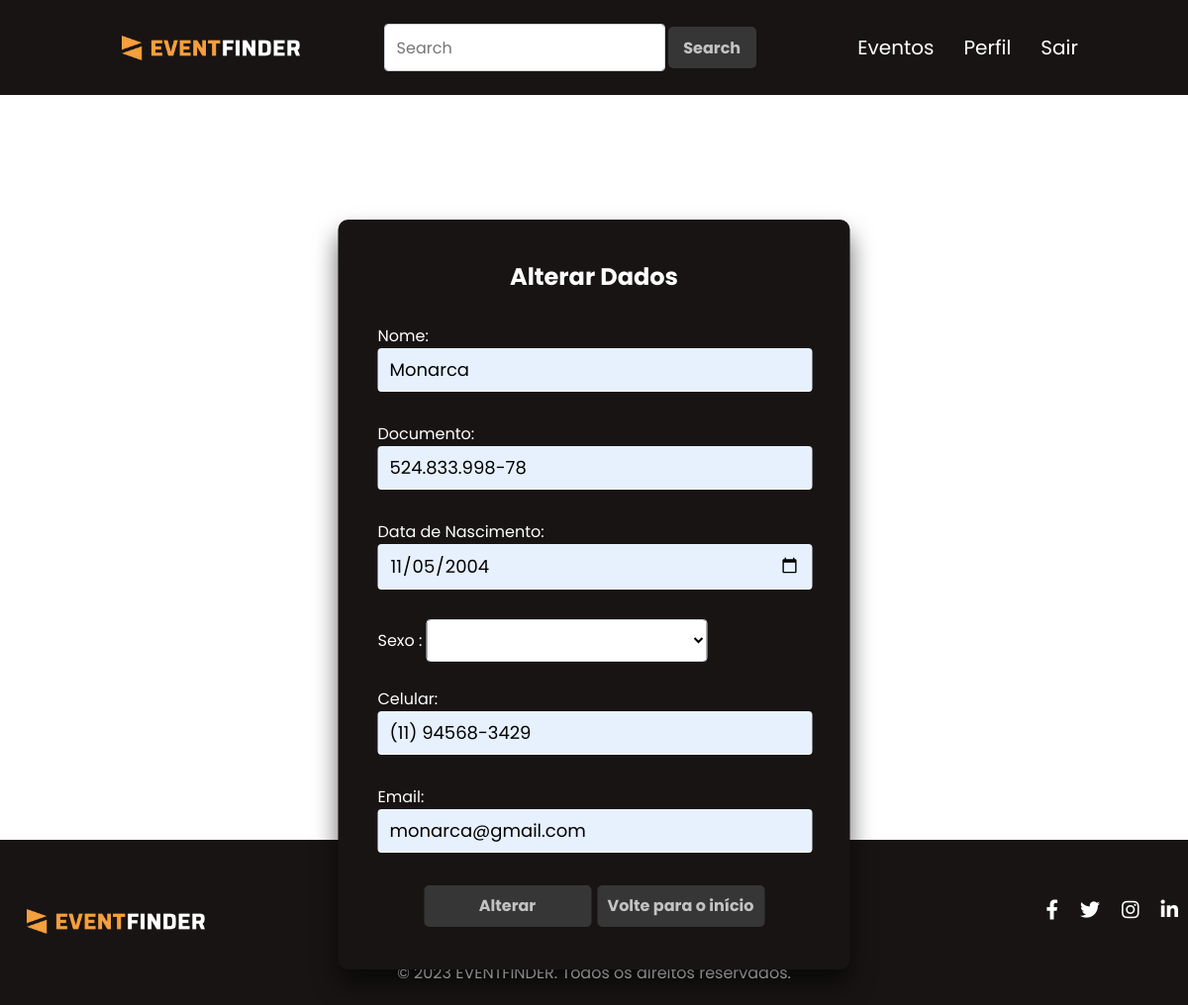
The app's page /eventfinder/area-restrita/alterarOrganizador.php (signed in) with its own data.
### tables this page shows
CREATE TABLE `tborganizador` (
  `idOrganizador` int(11) NOT NULL,
  `nomeOrganizador` varchar(50) NOT NULL,
  `docOrganizador` varchar(14) NOT NULL,
  `dataNasc` date DEFAULT NULL,
  `sexoOrganizador` varchar(10) DEFAULT NULL,
  `celOrganizador` varchar(20) NOT NULL,
  `emailOrganizador` varchar(50) NOT NULL,
  `senhaOrganizador` varchar(255) NOT NULL
);

### eventfinder/Classes/Organizador.php (called while the page is built, shortened)
<?php
    class Organizador {
        public function buscarOrganizadorPorId($id) {
        $conexao = Conexao::conectar();
        $stmt = $conexao->prepare("SELECT * FROM tbOrganizador WHERE idOrganizador = :id");
        $stmt->bindParam(':id', $id);
        $stmt->execute();
        $result = $stmt->fetch(PDO::FETCH_ASSOC);
        return $result;
    }
       }
?>

### eventfinder/area-restrita/alterarOrganizador.php (the view, shortened to what this page needs)
<!DOCTYPE html>
<html lang="pt-br">
<head>
    <link rel="stylesheet" href="css/Style.css">
</head>
<body>
<header>
            <nav class="nav-bar">
                <a class="logo" href="index-restrito-organizador.php"><img src="images/logo/logo.png" class="logo-img"></a>
                <form class="form_inline" method="POST" action="resultados-pesquisa-organizador.php">
                    <input class="caixa" type="search" placeholder="Search" aria-label="Search" name="pesquisa">
                    <button class="btn" type="submit">Search</button>
                    </form>
                <div class="nav-list">
                    <ul>
                        <li class="nav-item"><a href="formCadastrarEventoOrganizador.php" class="nav-link">Eventos</a></li>
                        <li class="nav-item"><a href="perfilOrganizador.php" class="nav-link">Perfil</a></li>
                        <li class="nav-item"><a href="../logout.php" class="nav-link">Sair</a></li>
                    </ul>
                </div>
            </nav>
    </header>
    <?php
require_once('../Classes/Organizador.php');
$organizador = new Organizador();
$idOrganizador = $_SESSION['idOrganizador'];
$dadosOrganizador = $organizador->buscarOrganizadorPorId($idOrganizador);
?>
        <div class="login-boxAU">
            <div class="user-boxAU">
                <h2>Alterar Dados</h2>
                <form method="post" action="salvarAlteracaoOrganizador.php"
                    onsubmit="return validarFormularioOrganizador();">
                    <label>Nome:</label>
                    <input class="caixa" required type="text" id="nome" name="nomeOrganizador" required
                        value=<?php echo $dadosOrganizador['nomeOrganizador']; ?>><br>
                    <label>Documento:</label>
                    <div>
                        <input class="caixa" required type="text" id="documento" name="docOrganizador" required
                            value="<?php echo $dadosOrganizador['docOrganizador']; ?>">
                    </div>
                    <label>Data de Nascimento:</label>
                    <div>
                        <input class="caixa" type="date" required name="dataNasc" id="dataNascimento" required
                            value="<?php echo $dadosOrganizador['dataNasc']; ?>">
                    </div>
                    <label for="sexo">Sexo :</label>
                    <select class="caixa" id="sexo" name="sexoOrganizador">
                        <option value="Outro"></option>
                        <option value="M">Masculino</option>
                    </select><br><br>
                    <label>Celular:</label>
                    <div>
                        <input class="caixa" required type="text" id="celular" name="celOrganizador" required
                            value="<?php echo $dadosOrganizador['celOrganizador']; ?>">
                    </div>
                    <label>Email:</label>
                    <div>
                        <input class="caixa" required type="email" id="email" name="emailOrganizador" required
                            value="<?php echo $dadosOrganizador['emailOrganizador']; ?>">
                    </div>
                    <a>
                        <div class="button">
                            <button type="submit" class="btnCI">Alterar</button>
                </form>
                <form action="index-restrito-organizador.php">
                    <button type="submit" class="btnCI">Volte para o início</button>
                </form>
            </div>
        </div>
    <div class="wrapperL">
    <?php require_once("./footer-restrito.php")?>
</body>
</html>

### eventfinder/area-restrita/css/Style.css (style rules this page uses)
* { padding: 0px; margin: 0px; }
body , html { color: rgb(255, 255, 255); background-color: #ffffff; font-family: "Poppins", sans-serif; height: 100%; }
body { margin:0; padding: 0; }
ul li { margin-left: 0.75em; margin-right: 0.75em; }
.logo { color: white; text-decoration: none; font-size: 20px; transition: 0.3s; font-size: 24px; text-transform: uppercase; letter-spacing: 1px; }
.caixa { width: 440px; padding: .500rem .75rem; font-size: 1rem; color: black; background-color: #fff; background-clip: padding-box; border: 1px solid #ced4da; border-radius: .25rem; transition: border-color .15s; font-family: "Poppins", sans-serif; }
.btn { width: 95px; height: 48px; border-radius: 8px; color: rgba(255, 255, 255, 0.700); background-color: rgb(54, 54, 54); font-family: "Poppins", sans-serif; font-weight: bold; font-size: 16px; border: 3px solid #191414; }
.btnCI { width: 175px; height: 48px; border-radius: 8px; color: rgba(255, 255, 255, 0.700); background-color: rgb(54, 54, 54); font-family: "Poppins", sans-serif; font-weight: bold; font-size: 16px; border: 3px solid #191414; }
.logo-img { width: 180px; height: auto; margin-top: 10px; margin-left: 27px; }
.footer-links ul li a { color: #fff; text-decoration: none; }
html, body { height: 100%; margin: 0; padding: 0; }
.wrapperL { min-height: 115vh; display: flex; flex-direction: column; }
.login-boxAU { position: absolute; top: 66%; left: 50%; width: 517px; height: auto; padding: 40px; transform: translate(-50%, -50%); background: #191414; box-sizing: border-box; box-shadow: 0 15px 25px rgba(0, 0, 0, 0.6); border-radius: 10px; margin-top: -70px; }
.login-boxAU h2 { margin: 0 0 30px; padding: 0; color: #fff; text-align: center; }
.login-boxAU .user-boxAU { flex-direction: column; align-items: center; }
.login-boxAU .user-boxAU input { width: 95%; font-size: 18px; color: black; margin-bottom: 30px; border: none; border-bottom: 1px solid #fff; outline: none; background: #e7f1fd; }
.button { display: flex; flex-direction: row; justify-content: center; }
@media (max-width: 1200px) { .caixa { width: 65%; transition: 0.3s ease; } }
@media (max-width: 1200px) { .form_inline { transition: 0.3s ease; display: flex; justify-content: center; } }
@media (max-width: 1200px) { .nav-bar { padding: 1.5rem 1.5rem; transition: 0.3s ease; } }
.nav-bar { font-family: "Poppins", sans-serif; display: flex; align-items: center; background-color: #191414; justify-content: space-between; padding: 1.5rem 6rem; }
.nav-list { display: flex; align-items: center; }
.nav-list ul { display: flex; justify-content: center; list-style: none; }
.nav-item { margin: 0 15px; }
.nav-link { text-decoration: none; font-size: 1.15rem; color: #fff; font-weight: 400; color: inherit; text-decoration: none; font-size: 20px; transition: 0.3s ease; display:flex; align-items: center; }

### records on screen
tborganizador: nomeOrganizador "Monarca", docOrganizador "524.833.998-78", dataNasc "11/05/2004", celOrganizador "(11) 94568-3429", emailOrganizador "monarca@gmail.com"
